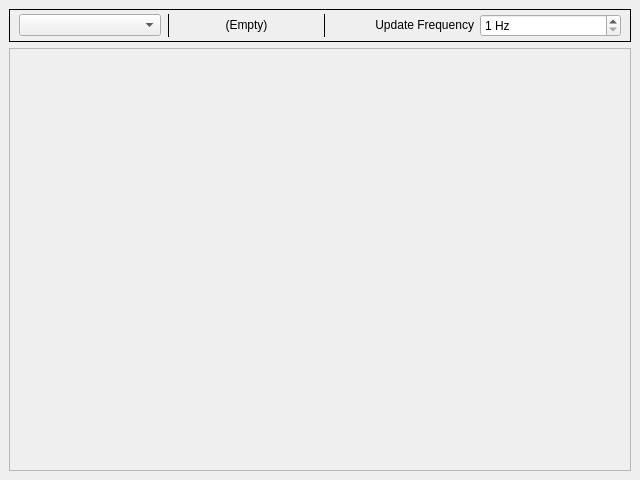
<?xml version="1.0" encoding="UTF-8"?>
<ui version="4.0">
 <class>Gaia::InspectionChart::ChartWindow</class>
 <widget class="QMainWindow" name="Gaia::InspectionChart::ChartWindow">
  <property name="geometry">
   <rect>
    <x>0</x>
    <y>0</y>
    <width>640</width>
    <height>480</height>
   </rect>
  </property>
  <property name="windowTitle">
   <string>Gaia Inspection - Chart</string>
  </property>
  <widget class="QWidget" name="centralwidget">
   <layout class="QVBoxLayout" name="verticalLayout">
    <item>
     <widget class="QFrame" name="statusFrame">
      <property name="frameShape">
       <enum>QFrame::Box</enum>
      </property>
      <property name="frameShadow">
       <enum>QFrame::Plain</enum>
      </property>
      <property name="lineWidth">
       <number>1</number>
      </property>
      <layout class="QVBoxLayout" name="verticalLayout_2">
       <property name="topMargin">
        <number>4</number>
       </property>
       <property name="bottomMargin">
        <number>4</number>
       </property>
       <item>
        <layout class="QHBoxLayout" name="horizontalLayout_2">
         <item>
          <widget class="QComboBox" name="nameCombo">
           <property name="currentText">
            <string/>
           </property>
          </widget>
         </item>
         <item>
          <widget class="Line" name="line">
           <property name="frameShadow">
            <enum>QFrame::Plain</enum>
           </property>
           <property name="lineWidth">
            <number>1</number>
           </property>
           <property name="orientation">
            <enum>Qt::Vertical</enum>
           </property>
          </widget>
         </item>
         <item>
          <widget class="QLabel" name="labelValue">
           <property name="sizePolicy">
            <sizepolicy hsizetype="Preferred" vsizetype="Maximum">
             <horstretch>0</horstretch>
             <verstretch>0</verstretch>
            </sizepolicy>
           </property>
           <property name="text">
            <string>(Empty)</string>
           </property>
           <property name="alignment">
            <set>Qt::AlignCenter</set>
           </property>
          </widget>
         </item>
         <item>
          <widget class="Line" name="line_2">
           <property name="sizePolicy">
            <sizepolicy hsizetype="Fixed" vsizetype="Minimum">
             <horstretch>0</horstretch>
             <verstretch>0</verstretch>
            </sizepolicy>
           </property>
           <property name="frameShadow">
            <enum>QFrame::Plain</enum>
           </property>
           <property name="orientation">
            <enum>Qt::Vertical</enum>
           </property>
          </widget>
         </item>
         <item>
          <widget class="QLabel" name="label_2">
           <property name="sizePolicy">
            <sizepolicy hsizetype="Preferred" vsizetype="Maximum">
             <horstretch>0</horstretch>
             <verstretch>0</verstretch>
            </sizepolicy>
           </property>
           <property name="text">
            <string>Update Frequency</string>
           </property>
           <property name="alignment">
            <set>Qt::AlignRight|Qt::AlignTrailing|Qt::AlignVCenter</set>
           </property>
          </widget>
         </item>
         <item>
          <widget class="QSpinBox" name="frequencySpin">
           <property name="whatsThis">
            <string>Query times per second.</string>
           </property>
           <property name="suffix">
            <string> Hz</string>
           </property>
           <property name="minimum">
            <number>1</number>
           </property>
           <property name="maximum">
            <number>100</number>
           </property>
           <property name="singleStep">
            <number>5</number>
           </property>
          </widget>
         </item>
        </layout>
       </item>
      </layout>
     </widget>
    </item>
    <item>
     <widget class="QFrame" name="viewFrame">
      <property name="sizePolicy">
       <sizepolicy hsizetype="Preferred" vsizetype="MinimumExpanding">
        <horstretch>0</horstretch>
        <verstretch>0</verstretch>
       </sizepolicy>
      </property>
      <property name="frameShape">
       <enum>QFrame::StyledPanel</enum>
      </property>
      <property name="frameShadow">
       <enum>QFrame::Raised</enum>
      </property>
      <layout class="QVBoxLayout" name="verticalLayout_3">
       <property name="leftMargin">
        <number>0</number>
       </property>
       <property name="topMargin">
        <number>0</number>
       </property>
       <property name="rightMargin">
        <number>0</number>
       </property>
       <property name="bottomMargin">
        <number>0</number>
       </property>
       <item>
        <layout class="QVBoxLayout" name="viewLayout"/>
       </item>
      </layout>
     </widget>
    </item>
   </layout>
  </widget>
 </widget>
 <resources/>
 <connections/>
</ui>
